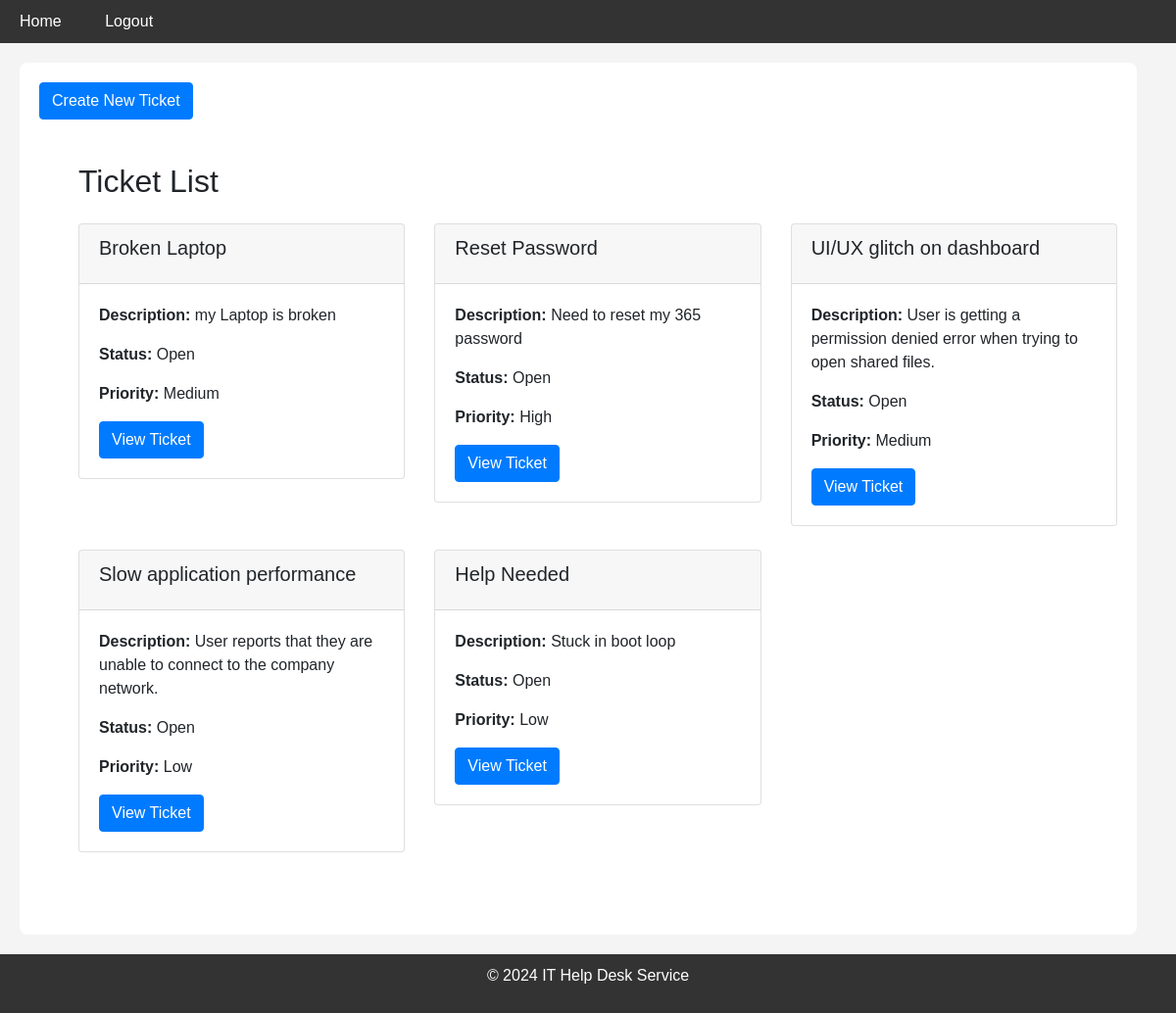
The app's page / (signed in) with its own data.
### app/models.py (models this page shows, shortened)
class Ticket(db.Model):
    id = db.Column(db.Integer, primary_key=True)
    title = db.Column(db.String(100), nullable=False)
    description = db.Column(db.Text, nullable=False)
    status = db.Column(db.String(20), nullable=False)  # e.g., 'Open', 'In Progress', 'Resolved'
    priority = db.Column(db.String(20), nullable=False)  # e.g., 'Low', 'Medium', 'High'
    created_date = db.Column(db.DateTime, default=db.func.current_timestamp())
    resolved_date = db.Column(db.DateTime, nullable=True)
    user_id = db.Column(db.Integer, db.ForeignKey('user.id'), nullable=False)
    user = db.relationship('User')

### app/routes.py (the view)
@bp.route('/')
@login_required
def index():
    if current_user.role == 'admin':
        tickets = Ticket.query.all()
    else:
        tickets = Ticket.query.filter_by(user_id=current_user.id).all()
    return render_template('index.html', title='Home', tickets=tickets)

### app/__init__.py (called while the page is built)
@login.user_loader
def load_user(user_id):
    from app.models import User
    return User.query.get(int(user_id))

### app/templates/index.html (shortened to what this page needs)
{% extends 'base.html' %}
{% block content %}
<a href="{{ url_for('routes.create_ticket') }}" class="btn btn-primary">Create New Ticket</a>
<div class="container mt-4">
    <h2 class="mb-4">Ticket List</h2>
    <div class="row">
        {% for ticket in tickets %}
        <div class="col-md-4 mb-4">
            <div class="card">
                <div class="card-header">
                    <h5 class="card-title">{{ ticket.title }}</h5>
                </div>
                <div class="card-body">
                    <p class="card-text"><strong>Description:</strong> {{ ticket.description }}</p>
                    <p><strong>Status:</strong> {{ ticket.status }}</p>
                    <p><strong>Priority:</strong> {{ ticket.priority }}</p>
                    <a href="{{ url_for('routes.ticket', id=ticket.id) }}" class="btn btn-primary">View Ticket</a>
                </div>
            </div>
        </div>
        {% endfor %}
    </div>
</div>
{% endblock %}

### app/static/styles.css (style rules this page uses)
body { font-family: Arial, sans-serif; background-color: #f4f4f4; margin: 0; padding: 0; }
.container { margin: 20px; padding: 20px; background-color: #fff; border-radius: 8px; }

### records on screen
Ticket: title "Broken Laptop", description "my Laptop is broken", status "Open", priority "Medium"
Ticket: title "Reset Password", description "Need to reset my 365 password", status "Open", priority "High"
Ticket: title "UI/UX glitch on dashboard", description "User is getting a permission denied error when trying to open shared files.", status "Open", priority "Medium"
Ticket: title "Slow application performance", description "User reports that they are unable to connect to the company network.", status "Open", priority "Low"
Ticket: title "Help Needed", description "Stuck in boot loop", status "Open", priority "Low"
